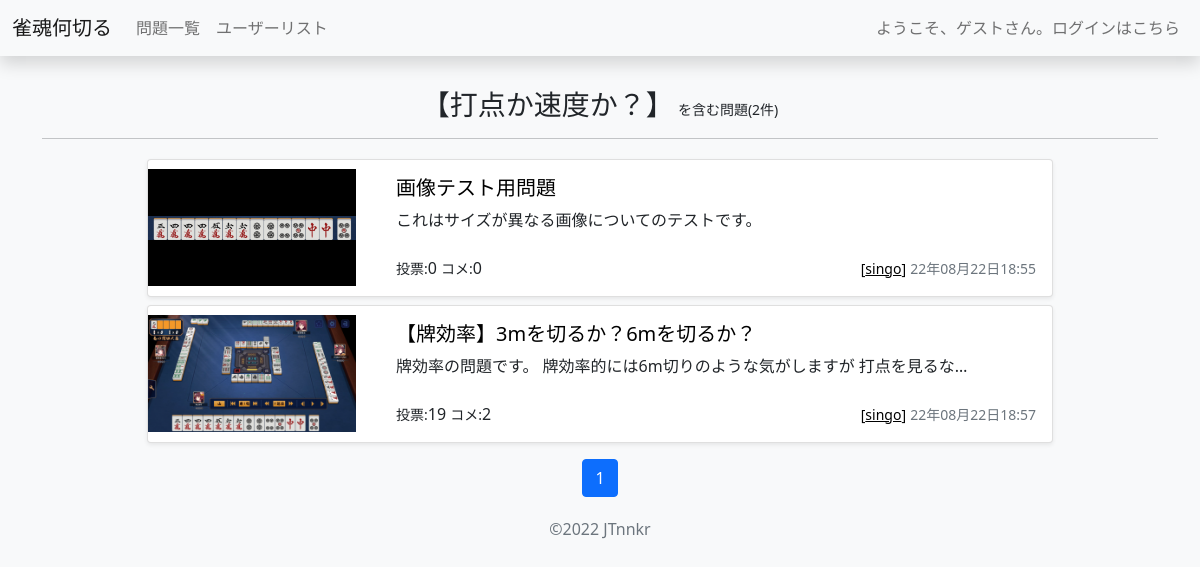
The page /nnkr/tag_question/2/ on the database as committed earlier.
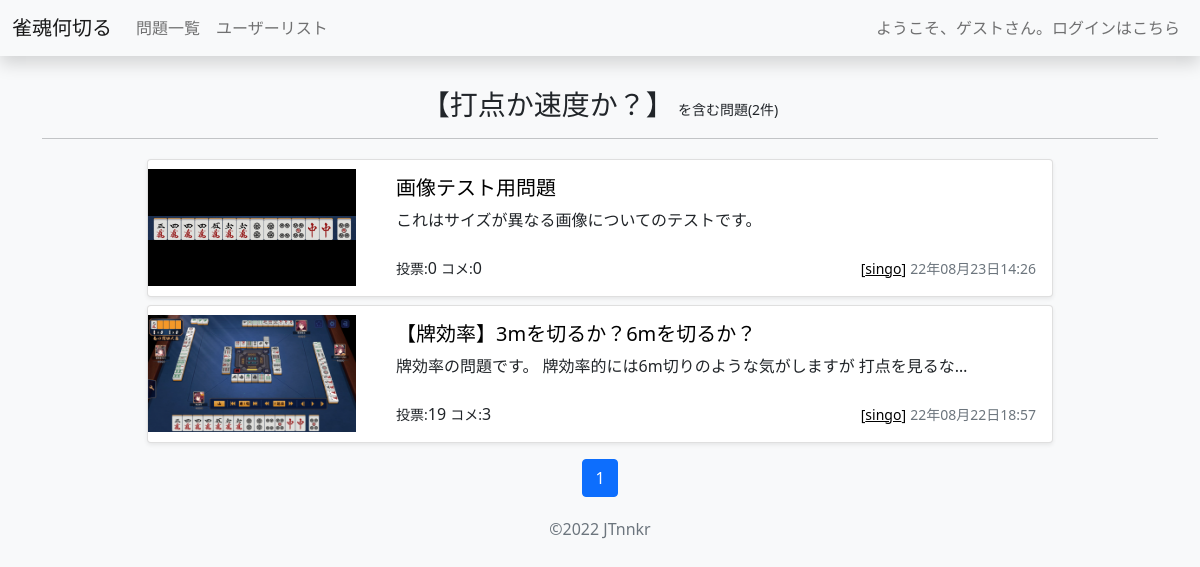
The same page on the database as committed later.
### nnkr/models.py (models this page shows, shortened)
class Question(models.Model):
    author = models.ForeignKey(get_user_model(),on_delete=models.CASCADE,default=1,verbose_name='投稿者')
    image = models.ImageField('画像',upload_to='images')
    created_datetime = models.DateTimeField('作成日',auto_now_add=True)
    updated_datetime = models.DateTimeField('最終更新日',auto_now=True)
    title = models.CharField('タイトル',max_length=100)
    description = models.TextField('説明文',blank=True)
    tags = models.ManyToManyField(Tag, through='Tagging',blank=True, verbose_name='タグ')
    def get_sum_of_votes(self):
        sum = 0
        for choice in self.choice_set.all():
            sum += choice.votes
        return sum
    def get_num_of_comments(self):
        return self.comment_set.all().count()

class Choice(models.Model):
    question = models.ForeignKey(Question,on_delete=models.CASCADE)
    choice_text = models.CharField('選択肢',max_length=200)
    votes = models.IntegerField('得票数',default=0)

### user/models.py (models this page shows)
class User(AbstractUser):
    introduction = models.TextField('紹介文',blank=True)
    bookmarks = models.ManyToManyField('nnkr.Question', through='nnkr.Bookmark', blank=True, verbose_name='ブックマーク')
    pass

### nnkr/views.py (the view)
# urls.py: path('tag_question/<int:pk>/', views.TagQuestion.as_view(), name='tag_question'),
class TagQuestion(ListView):
    template_name = 'nnkr/tag_question.html'
    model = Question
    context_object_name = 'questions'
    def get_queryset(self):
        tag = get_object_or_404(Tag, pk=self.kwargs['pk'])
        all_questions = Question.objects.all().filter(tags__in=[tag]).order_by('-created_datetime')
        paginator = Paginator(all_questions, 6)
        p = self.request.GET.get('page')
        questions = paginator.get_page(p)
        return questions
    def get_context_data(self, **kwargs):
        context = super().get_context_data(**kwargs)
        tag = get_object_or_404(Tag, pk=self.kwargs['pk'])
        context['tag'] = tag
        return context

### nnkr/templatetags/extra_tags.py (called while the page is built)
@register.filter
def addstr(arg1, arg2):
    return str(arg1) + str(arg2)

### nnkr/templates/nnkr/tag_question.html (shortened to what this page needs)
{% extends 'nnkr/base.html' %}
{% block content %}
<div class="pt-3 text-center">
  <h3 style="display:inline;">【{{ tag.name }}】</h3>
  <small>を含む問題({{tag.question_set.all|length}}件)</small><hr>
</div>
<div class="album py-1">
  <div class="container">
    <div class="row">
    {% for question in questions %}
    <div class="col-md-10 offset-md-1 col-sm-12">
      <div class="card mb-2 shadow-sm">
        <div class="row no-gutters">
          <div class="col-md-3 my-auto">
            <div class="as-outer">
              <div class="as-inner">
                <a data-bs-toggle="modal" data-bs-target='{{"#imgModal-"|addstr:forloop.counter}}' style="cursor:pointer">
                  <img  class="card-img-top"
                    src="{{ question.image.url }}" alt="何切る画像"
                    style="width:100%;height:100%;object-fit:contain">
                </a>
              </div>
            </div>
          </div>
          <div class="col-md-9">
            <div class="card-body">
              <a  class="link-dark-nu" href="{% url 'nnkr:detail' question.id %}">
                <h5 class="card-title">{{question.title}}</h5>
              </a>
              {{question.description | truncatechars:40}}
              <br><br>
              <div class="d-flex justify-content-between align-items-center">
                <div class="left-aria">
                  <small>投票:</small>{{question.get_sum_of_votes}}
                  <small>コメ:</small>{{question.get_num_of_comments}}
                </div>
                <div class="right-aria">
                  <small class="text-muted"><a class="link-dark-u" href="{% url 'user:detail' question.author.id %}">[{{question.author}}]</a></small>
                  <small class="text-muted">{{question.updated_datetime|date:"y年m月j日H:i"}}</small>
                </div>
              </div>
            </div>
          </div>
        </div>
      </div>
    </div>
    {% empty %}
    問題がありません
    {% endfor %}
    </div>
  </div>
  <div class="my-2">
    {% include "nnkr/pagination.html" with page_obj=questions %}
  </div>
</div>
{% endblock %}

Rows that differ between the two databases and show on the page:
changed Question "画像テスト用問題": updated_datetime "22年08月22日18:55" → "22年08月23日14:26"
computed for Question "【牌効率】3mを切るか？6mを切るか？": get_num_of_comments "2" → "3"
